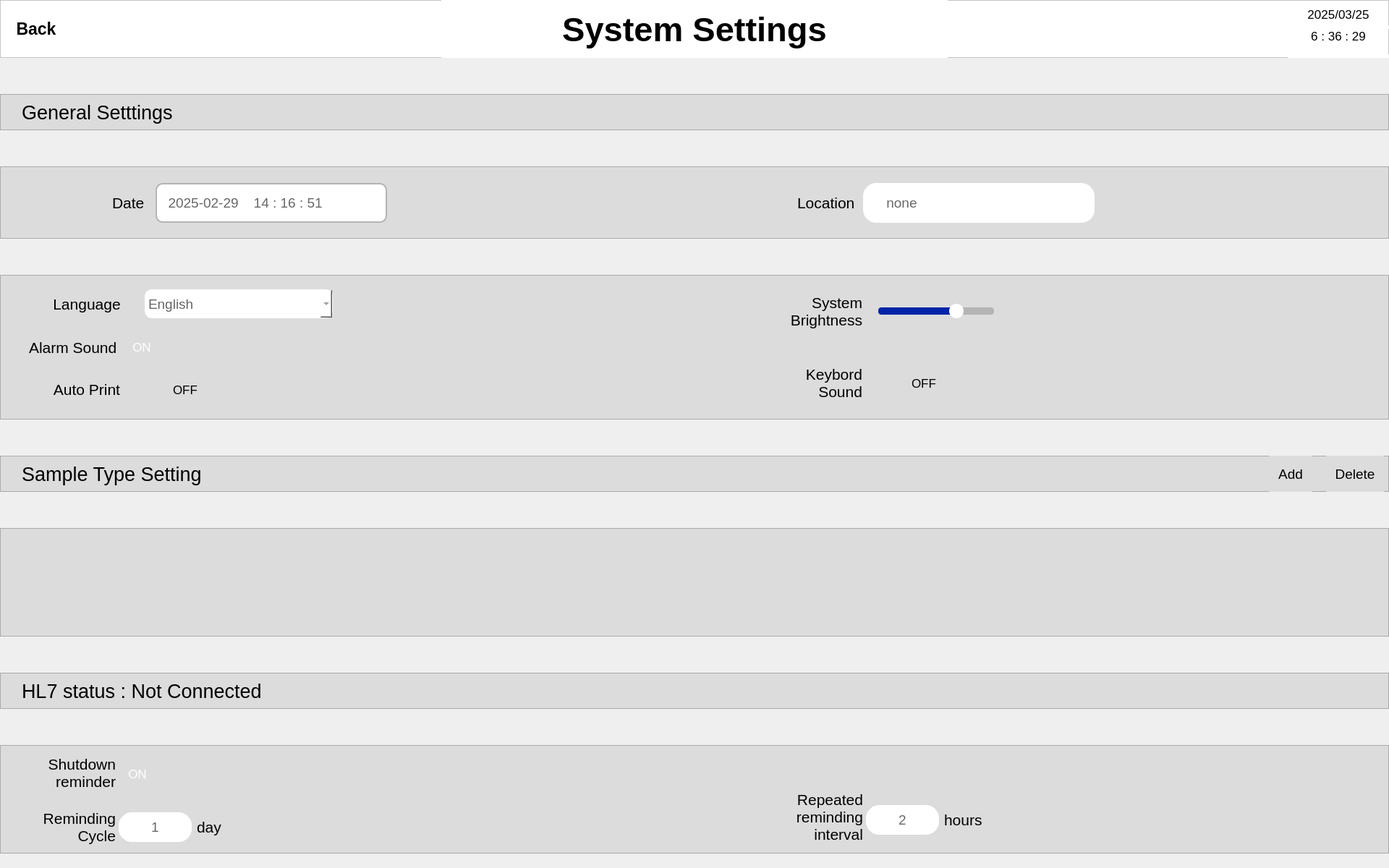
<?xml version="1.0" encoding="UTF-8"?>
<ui version="4.0">
 <class>sysSettingScreen</class>
 <widget class="QMainWindow" name="sysSettingScreen">
  <property name="geometry">
   <rect>
    <x>0</x>
    <y>0</y>
    <width>1920</width>
    <height>1200</height>
   </rect>
  </property>
  <property name="windowTitle">
   <string>MainWindow</string>
  </property>
  <property name="styleSheet">
   <string notr="true"/>
  </property>
  <widget class="QWidget" name="centralwidget">
   <widget class="QFrame" name="headerFrame">
    <property name="geometry">
     <rect>
      <x>0</x>
      <y>0</y>
      <width>1920</width>
      <height>80</height>
     </rect>
    </property>
    <property name="styleSheet">
     <string notr="true">background-color: rgb(255, 255, 255);</string>
    </property>
    <property name="frameShape">
     <enum>QFrame::StyledPanel</enum>
    </property>
    <property name="frameShadow">
     <enum>QFrame::Raised</enum>
    </property>
    <widget class="QLabel" name="dateLabel">
     <property name="geometry">
      <rect>
       <x>1780</x>
       <y>0</y>
       <width>140</width>
       <height>40</height>
      </rect>
     </property>
     <property name="font">
      <font>
       <pointsize>13</pointsize>
      </font>
     </property>
     <property name="styleSheet">
      <string notr="true">background-color: rgba(255, 255,255,0);
border-bottom: 5px solid rgb(255,255,255);</string>
     </property>
     <property name="text">
      <string>2025/03/25</string>
     </property>
     <property name="alignment">
      <set>Qt::AlignCenter</set>
     </property>
    </widget>
    <widget class="QLabel" name="timeLabel">
     <property name="geometry">
      <rect>
       <x>1780</x>
       <y>40</y>
       <width>140</width>
       <height>40</height>
      </rect>
     </property>
     <property name="font">
      <font>
       <pointsize>13</pointsize>
      </font>
     </property>
     <property name="styleSheet">
      <string notr="true">background-color: rgba(255, 255,255,0);
border-bottom: 5px solid rgb(255,255,255);</string>
     </property>
     <property name="text">
      <string>6 : 36 : 29</string>
     </property>
     <property name="alignment">
      <set>Qt::AlignHCenter|Qt::AlignTop</set>
     </property>
    </widget>
    <widget class="QPushButton" name="backPb">
     <property name="geometry">
      <rect>
       <x>0</x>
       <y>12</y>
       <width>100</width>
       <height>55</height>
      </rect>
     </property>
     <property name="font">
      <font>
       <pointsize>17</pointsize>
       <bold>true</bold>
      </font>
     </property>
     <property name="styleSheet">
      <string notr="true">background-color: rgba(255, 255,255,0);
border-bottom: 5px solid rgb(255,255,255);</string>
     </property>
     <property name="text">
      <string>Back</string>
     </property>
     <property name="flat">
      <bool>true</bool>
     </property>
    </widget>
    <widget class="QLabel" name="titleLabel">
     <property name="geometry">
      <rect>
       <x>610</x>
       <y>0</y>
       <width>700</width>
       <height>80</height>
      </rect>
     </property>
     <property name="font">
      <font>
       <pointsize>35</pointsize>
       <bold>true</bold>
      </font>
     </property>
     <property name="styleSheet">
      <string notr="true">background-color: rgba(255, 255, 255,255);</string>
     </property>
     <property name="text">
      <string>System Settings</string>
     </property>
     <property name="alignment">
      <set>Qt::AlignCenter</set>
     </property>
    </widget>
   </widget>
   <widget class="QFrame" name="genralSetFrame">
    <property name="geometry">
     <rect>
      <x>0</x>
      <y>130</y>
      <width>1920</width>
      <height>50</height>
     </rect>
    </property>
    <property name="styleSheet">
     <string notr="true">background-color: rgb(220, 220, 220);</string>
    </property>
    <property name="frameShape">
     <enum>QFrame::StyledPanel</enum>
    </property>
    <property name="frameShadow">
     <enum>QFrame::Raised</enum>
    </property>
    <widget class="QLabel" name="generalSetTxtLabel">
     <property name="geometry">
      <rect>
       <x>30</x>
       <y>0</y>
       <width>350</width>
       <height>50</height>
      </rect>
     </property>
     <property name="font">
      <font>
       <pointsize>20</pointsize>
      </font>
     </property>
     <property name="styleSheet">
      <string notr="true">background-color: rgba(255, 255, 255, 0);</string>
     </property>
     <property name="text">
      <string>General Setttings</string>
     </property>
    </widget>
   </widget>
   <widget class="QFrame" name="dateLocFrame">
    <property name="geometry">
     <rect>
      <x>0</x>
      <y>230</y>
      <width>1920</width>
      <height>100</height>
     </rect>
    </property>
    <property name="styleSheet">
     <string notr="true">background-color: rgb(220, 220, 220);</string>
    </property>
    <property name="frameShape">
     <enum>QFrame::StyledPanel</enum>
    </property>
    <property name="frameShadow">
     <enum>QFrame::Raised</enum>
    </property>
    <widget class="QLabel" name="dateTxtLabel">
     <property name="geometry">
      <rect>
       <x>155</x>
       <y>23</y>
       <width>55</width>
       <height>55</height>
      </rect>
     </property>
     <property name="font">
      <font>
       <pointsize>16</pointsize>
      </font>
     </property>
     <property name="styleSheet">
      <string notr="true">background-color: rgba(255, 255, 255,0);</string>
     </property>
     <property name="text">
      <string>Date</string>
     </property>
    </widget>
    <widget class="QLabel" name="dateTimeLabel">
     <property name="geometry">
      <rect>
       <x>215</x>
       <y>23</y>
       <width>320</width>
       <height>55</height>
      </rect>
     </property>
     <property name="font">
      <font>
       <pointsize>14</pointsize>
       <italic>false</italic>
       <bold>false</bold>
      </font>
     </property>
     <property name="styleSheet">
      <string notr="true">background-color: rgb(255, 255, 255);
font: 14pt ;
color:#676767;
border: 2px solid rgb(180,180,180);
border-radius: 10px;</string>
     </property>
     <property name="text">
      <string>  2025-02-29    14 : 16 : 51 </string>
     </property>
     <property name="alignment">
      <set>Qt::AlignLeading|Qt::AlignLeft|Qt::AlignVCenter</set>
     </property>
    </widget>
    <widget class="QLabel" name="dateTimeIconLabel">
     <property name="geometry">
      <rect>
       <x>490</x>
       <y>36</y>
       <width>30</width>
       <height>30</height>
      </rect>
     </property>
     <property name="styleSheet">
      <string notr="true">background-color: rgba(255, 255, 255,0);</string>
     </property>
     <property name="text">
      <string/>
     </property>
     <property name="pixmap">
      <pixmap resource="resources.qrc">:/images/calenderIcon_50.png</pixmap>
     </property>
     <property name="scaledContents">
      <bool>true</bool>
     </property>
     <property name="alignment">
      <set>Qt::AlignCenter</set>
     </property>
    </widget>
    <widget class="QLabel" name="clockIconLabel">
     <property name="geometry">
      <rect>
       <x>550</x>
       <y>31</y>
       <width>40</width>
       <height>40</height>
      </rect>
     </property>
     <property name="styleSheet">
      <string notr="true">background-color: rgba(255, 255, 255,0);</string>
     </property>
     <property name="text">
      <string/>
     </property>
     <property name="pixmap">
      <pixmap resource="resources.qrc">:/images/clockIcon_64.png</pixmap>
     </property>
     <property name="scaledContents">
      <bool>true</bool>
     </property>
     <property name="alignment">
      <set>Qt::AlignCenter</set>
     </property>
    </widget>
    <widget class="QLabel" name="locationTxtLabel">
     <property name="geometry">
      <rect>
       <x>1102</x>
       <y>23</y>
       <width>90</width>
       <height>55</height>
      </rect>
     </property>
     <property name="font">
      <font>
       <pointsize>16</pointsize>
      </font>
     </property>
     <property name="styleSheet">
      <string notr="true">background-color: rgba(255, 255,255,0);</string>
     </property>
     <property name="text">
      <string>Location</string>
     </property>
    </widget>
    <widget class="QLabel" name="noneTxtLabel">
     <property name="geometry">
      <rect>
       <x>1193</x>
       <y>23</y>
       <width>320</width>
       <height>55</height>
      </rect>
     </property>
     <property name="font">
      <font>
       <pointsize>14</pointsize>
       <italic>false</italic>
       <bold>false</bold>
      </font>
     </property>
     <property name="styleSheet">
      <string notr="true">background-color: rgb(255, 255, 255);
font: 14pt ;
color:#676767;
border: 1px solid rgb(255,255,255);
border-radius: 18px;</string>
     </property>
     <property name="text">
      <string>     none</string>
     </property>
    </widget>
   </widget>
   <widget class="QFrame" name="displaySetFrame">
    <property name="geometry">
     <rect>
      <x>0</x>
      <y>380</y>
      <width>1920</width>
      <height>200</height>
     </rect>
    </property>
    <property name="styleSheet">
     <string notr="true">background-color: rgb(220, 220, 220);</string>
    </property>
    <property name="frameShape">
     <enum>QFrame::StyledPanel</enum>
    </property>
    <property name="frameShadow">
     <enum>QFrame::Raised</enum>
    </property>
    <widget class="QLabel" name="langTxtLable">
     <property name="geometry">
      <rect>
       <x>40</x>
       <y>20</y>
       <width>160</width>
       <height>40</height>
      </rect>
     </property>
     <property name="font">
      <font>
       <pointsize>16</pointsize>
      </font>
     </property>
     <property name="styleSheet">
      <string notr="true">background-color: rgba(255, 255, 255,0);</string>
     </property>
     <property name="text">
      <string>Language</string>
     </property>
     <property name="alignment">
      <set>Qt::AlignCenter</set>
     </property>
    </widget>
    <widget class="QLabel" name="alarmSoundTxtLabel">
     <property name="geometry">
      <rect>
       <x>40</x>
       <y>80</y>
       <width>160</width>
       <height>40</height>
      </rect>
     </property>
     <property name="font">
      <font>
       <pointsize>16</pointsize>
      </font>
     </property>
     <property name="styleSheet">
      <string notr="true">background-color: rgba(255, 255, 255,0);</string>
     </property>
     <property name="text">
      <string>Alarm Sound</string>
     </property>
    </widget>
    <widget class="QLabel" name="autoPrintTxtLabel">
     <property name="geometry">
      <rect>
       <x>40</x>
       <y>138</y>
       <width>160</width>
       <height>40</height>
      </rect>
     </property>
     <property name="font">
      <font>
       <pointsize>16</pointsize>
      </font>
     </property>
     <property name="styleSheet">
      <string notr="true">background-color: rgba(255, 255, 255,0);</string>
     </property>
     <property name="text">
      <string>Auto Print</string>
     </property>
     <property name="alignment">
      <set>Qt::AlignCenter</set>
     </property>
    </widget>
    <widget class="QComboBox" name="comboBox">
     <property name="geometry">
      <rect>
       <x>200</x>
       <y>20</y>
       <width>260</width>
       <height>40</height>
      </rect>
     </property>
     <property name="font">
      <font>
       <pointsize>14</pointsize>
       <italic>false</italic>
       <bold>false</bold>
      </font>
     </property>
     <property name="styleSheet">
      <string notr="true">background-color: rgb(255, 255, 255);
font: 14pt ;
color:#676767;
border: 1px solid rgb(255,255,255);
border-radius: 10px</string>
     </property>
     <item>
      <property name="text">
       <string>English</string>
      </property>
     </item>
     <item>
      <property name="text">
       <string>Chinese</string>
      </property>
     </item>
     <item>
      <property name="text">
       <string>Japanese</string>
      </property>
     </item>
    </widget>
    <widget class="QLabel" name="alarmSoundIconLabel">
     <property name="geometry">
      <rect>
       <x>170</x>
       <y>73</y>
       <width>100</width>
       <height>55</height>
      </rect>
     </property>
     <property name="styleSheet">
      <string notr="true">background-color: rgba(255, 255, 255,0);</string>
     </property>
     <property name="text">
      <string/>
     </property>
     <property name="pixmap">
      <pixmap resource="resources.qrc">:/images/toggleOnIcon_96.png</pixmap>
     </property>
     <property name="scaledContents">
      <bool>true</bool>
     </property>
     <property name="alignment">
      <set>Qt::AlignCenter</set>
     </property>
    </widget>
    <widget class="QLabel" name="autoPrintLabel">
     <property name="geometry">
      <rect>
       <x>180</x>
       <y>132</y>
       <width>100</width>
       <height>55</height>
      </rect>
     </property>
     <property name="styleSheet">
      <string notr="true">background-color: rgba(255, 255, 255,0);</string>
     </property>
     <property name="text">
      <string/>
     </property>
     <property name="pixmap">
      <pixmap resource="resources.qrc">:/images/toggleOffIcon_96.png</pixmap>
     </property>
     <property name="scaledContents">
      <bool>true</bool>
     </property>
     <property name="alignment">
      <set>Qt::AlignCenter</set>
     </property>
    </widget>
    <widget class="QLabel" name="alarmSoundOnTxtLabel">
     <property name="geometry">
      <rect>
       <x>176</x>
       <y>80</y>
       <width>40</width>
       <height>40</height>
      </rect>
     </property>
     <property name="font">
      <font>
       <pointsize>13</pointsize>
      </font>
     </property>
     <property name="styleSheet">
      <string notr="true">color: rgb(255, 255, 255);
background-color: rgba(255, 255, 255, 0);</string>
     </property>
     <property name="text">
      <string>ON</string>
     </property>
     <property name="alignment">
      <set>Qt::AlignCenter</set>
     </property>
    </widget>
    <widget class="QLabel" name="autoPrintOffTxtLabel">
     <property name="geometry">
      <rect>
       <x>236</x>
       <y>139</y>
       <width>40</width>
       <height>40</height>
      </rect>
     </property>
     <property name="font">
      <font>
       <pointsize>13</pointsize>
      </font>
     </property>
     <property name="styleSheet">
      <string notr="true">background-color: rgba(255, 255, 255, 0);</string>
     </property>
     <property name="text">
      <string>OFF</string>
     </property>
     <property name="alignment">
      <set>Qt::AlignCenter</set>
     </property>
    </widget>
    <widget class="QLabel" name="sysBrightTxtLabel">
     <property name="geometry">
      <rect>
       <x>1072</x>
       <y>20</y>
       <width>120</width>
       <height>60</height>
      </rect>
     </property>
     <property name="font">
      <font>
       <pointsize>16</pointsize>
      </font>
     </property>
     <property name="styleSheet">
      <string notr="true">background-color: rgba(255, 255,255,0);</string>
     </property>
     <property name="text">
      <string>System
 Brightness</string>
     </property>
     <property name="alignment">
      <set>Qt::AlignRight|Qt::AlignTrailing|Qt::AlignVCenter</set>
     </property>
    </widget>
    <widget class="QLabel" name="keybordTxtLabel">
     <property name="geometry">
      <rect>
       <x>1072</x>
       <y>119</y>
       <width>120</width>
       <height>60</height>
      </rect>
     </property>
     <property name="font">
      <font>
       <pointsize>16</pointsize>
      </font>
     </property>
     <property name="styleSheet">
      <string notr="true">background-color: rgba(255, 255,255,0);</string>
     </property>
     <property name="text">
      <string>Keybord
Sound</string>
     </property>
     <property name="alignment">
      <set>Qt::AlignRight|Qt::AlignTrailing|Qt::AlignVCenter</set>
     </property>
    </widget>
    <widget class="QLabel" name="keySoundOffTxtLabel">
     <property name="geometry">
      <rect>
       <x>1257</x>
       <y>130</y>
       <width>40</width>
       <height>40</height>
      </rect>
     </property>
     <property name="font">
      <font>
       <pointsize>13</pointsize>
      </font>
     </property>
     <property name="styleSheet">
      <string notr="true">background-color: rgba(255, 255, 255, 0);</string>
     </property>
     <property name="text">
      <string>OFF</string>
     </property>
     <property name="alignment">
      <set>Qt::AlignCenter</set>
     </property>
    </widget>
    <widget class="QLabel" name="keySoundIconLabel">
     <property name="geometry">
      <rect>
       <x>1201</x>
       <y>123</y>
       <width>100</width>
       <height>55</height>
      </rect>
     </property>
     <property name="styleSheet">
      <string notr="true">background-color: rgba(255, 255, 255,0);</string>
     </property>
     <property name="text">
      <string/>
     </property>
     <property name="pixmap">
      <pixmap resource="resources.qrc">:/images/toggleOffIcon_96.png</pixmap>
     </property>
     <property name="scaledContents">
      <bool>true</bool>
     </property>
     <property name="alignment">
      <set>Qt::AlignCenter</set>
     </property>
    </widget>
    <widget class="QSlider" name="screenBrightnessHslider">
     <property name="geometry">
      <rect>
       <x>1214</x>
       <y>30</y>
       <width>160</width>
       <height>40</height>
      </rect>
     </property>
     <property name="styleSheet">
      <string notr="true">QSlider::groove:horizontal { 
    background-color: rgb(180, 180, 180);
	border: 0px solid  rgb(3,36,168);
	height: 10px; 
	border-radius: 4px;
}

QSlider::handle:horizontal { 
	background-color: white; 
	border: 2px solid white; 
	width: 16px; 
	height: 20px; 
	line-height: 20px; 
	margin-top: -5px; 
	margin-bottom: -5px; 
	border-radius: 10px; 
}

QSlider::handle:horizontal:hover { 
	border-radius: 10px;
}

QSlider::sub-page:horizontal {
background: rgb(3,36,168);
height: 10px;
border-radius: 4px;
}

</string>
     </property>
     <property name="sliderPosition">
      <number>69</number>
     </property>
     <property name="orientation">
      <enum>Qt::Horizontal</enum>
     </property>
    </widget>
    <zorder>langTxtLable</zorder>
    <zorder>alarmSoundTxtLabel</zorder>
    <zorder>autoPrintTxtLabel</zorder>
    <zorder>comboBox</zorder>
    <zorder>alarmSoundIconLabel</zorder>
    <zorder>autoPrintLabel</zorder>
    <zorder>autoPrintOffTxtLabel</zorder>
    <zorder>sysBrightTxtLabel</zorder>
    <zorder>keybordTxtLabel</zorder>
    <zorder>keySoundIconLabel</zorder>
    <zorder>screenBrightnessHslider</zorder>
    <zorder>keySoundOffTxtLabel</zorder>
    <zorder>alarmSoundOnTxtLabel</zorder>
   </widget>
   <widget class="QFrame" name="sampleTypeSetFrame">
    <property name="geometry">
     <rect>
      <x>0</x>
      <y>630</y>
      <width>1920</width>
      <height>50</height>
     </rect>
    </property>
    <property name="styleSheet">
     <string notr="true">background-color: rgb(220, 220, 220);</string>
    </property>
    <property name="frameShape">
     <enum>QFrame::StyledPanel</enum>
    </property>
    <property name="frameShadow">
     <enum>QFrame::Raised</enum>
    </property>
    <widget class="QLabel" name="sampleTypeSetTxtLabel">
     <property name="geometry">
      <rect>
       <x>30</x>
       <y>0</y>
       <width>350</width>
       <height>50</height>
      </rect>
     </property>
     <property name="font">
      <font>
       <pointsize>20</pointsize>
      </font>
     </property>
     <property name="styleSheet">
      <string notr="true">background-color: rgba(255, 255, 255, 0);</string>
     </property>
     <property name="text">
      <string>Sample Type Setting</string>
     </property>
    </widget>
    <widget class="QPushButton" name="addPb">
     <property name="geometry">
      <rect>
       <x>1754</x>
       <y>0</y>
       <width>60</width>
       <height>50</height>
      </rect>
     </property>
     <property name="font">
      <font>
       <pointsize>14</pointsize>
      </font>
     </property>
     <property name="styleSheet">
      <string notr="true">background-color: rgb(220,220,220);
border: 1px solid rgb(220,220,220);
border-radius: 0px;
</string>
     </property>
     <property name="text">
      <string>Add</string>
     </property>
    </widget>
    <widget class="QPushButton" name="deletePb">
     <property name="geometry">
      <rect>
       <x>1833</x>
       <y>0</y>
       <width>80</width>
       <height>50</height>
      </rect>
     </property>
     <property name="font">
      <font>
       <pointsize>14</pointsize>
      </font>
     </property>
     <property name="styleSheet">
      <string notr="true">background-color: rgb(220,220,220);
border: 1px solid rgb(220,220,220);
border-radius: 0px;</string>
     </property>
     <property name="text">
      <string>Delete</string>
     </property>
    </widget>
   </widget>
   <widget class="QFrame" name="emptyFrame">
    <property name="geometry">
     <rect>
      <x>0</x>
      <y>730</y>
      <width>1920</width>
      <height>150</height>
     </rect>
    </property>
    <property name="styleSheet">
     <string notr="true">background-color: rgb(220, 220, 220);</string>
    </property>
    <property name="frameShape">
     <enum>QFrame::StyledPanel</enum>
    </property>
    <property name="frameShadow">
     <enum>QFrame::Raised</enum>
    </property>
   </widget>
   <widget class="QFrame" name="hl7StatusFrame">
    <property name="geometry">
     <rect>
      <x>0</x>
      <y>930</y>
      <width>1920</width>
      <height>50</height>
     </rect>
    </property>
    <property name="styleSheet">
     <string notr="true">background-color: rgb(220, 220, 220);</string>
    </property>
    <property name="frameShape">
     <enum>QFrame::StyledPanel</enum>
    </property>
    <property name="frameShadow">
     <enum>QFrame::Raised</enum>
    </property>
    <widget class="QLabel" name="hl7StatusTxtLabel">
     <property name="geometry">
      <rect>
       <x>30</x>
       <y>0</y>
       <width>350</width>
       <height>50</height>
      </rect>
     </property>
     <property name="font">
      <font>
       <pointsize>20</pointsize>
      </font>
     </property>
     <property name="styleSheet">
      <string notr="true">background-color: rgba(255, 255, 255, 0);</string>
     </property>
     <property name="text">
      <string>HL7 status : Not Connected</string>
     </property>
    </widget>
   </widget>
   <widget class="QFrame" name="reminderSetFrame">
    <property name="geometry">
     <rect>
      <x>0</x>
      <y>1030</y>
      <width>1920</width>
      <height>150</height>
     </rect>
    </property>
    <property name="styleSheet">
     <string notr="true">background-color: rgb(220, 220, 220);</string>
    </property>
    <property name="frameShape">
     <enum>QFrame::StyledPanel</enum>
    </property>
    <property name="frameShadow">
     <enum>QFrame::Raised</enum>
    </property>
    <widget class="QLabel" name="shutDounReminderTxtLabel">
     <property name="geometry">
      <rect>
       <x>40</x>
       <y>8</y>
       <width>120</width>
       <height>60</height>
      </rect>
     </property>
     <property name="font">
      <font>
       <pointsize>16</pointsize>
      </font>
     </property>
     <property name="styleSheet">
      <string notr="true">background-color: rgba(255, 255,255,0);</string>
     </property>
     <property name="text">
      <string>Shutdown 
 reminder</string>
     </property>
     <property name="alignment">
      <set>Qt::AlignRight|Qt::AlignTrailing|Qt::AlignVCenter</set>
     </property>
    </widget>
    <widget class="QLabel" name="sysBrightTxtLabel_4">
     <property name="geometry">
      <rect>
       <x>40</x>
       <y>83</y>
       <width>120</width>
       <height>60</height>
      </rect>
     </property>
     <property name="font">
      <font>
       <pointsize>16</pointsize>
      </font>
     </property>
     <property name="styleSheet">
      <string notr="true">background-color: rgba(255, 255,255,0);</string>
     </property>
     <property name="text">
      <string>Reminding
Cycle</string>
     </property>
     <property name="alignment">
      <set>Qt::AlignRight|Qt::AlignTrailing|Qt::AlignVCenter</set>
     </property>
    </widget>
    <widget class="QLabel" name="noneTxtLabel_2">
     <property name="geometry">
      <rect>
       <x>164</x>
       <y>93</y>
       <width>101</width>
       <height>41</height>
      </rect>
     </property>
     <property name="font">
      <font>
       <pointsize>14</pointsize>
       <italic>false</italic>
       <bold>false</bold>
      </font>
     </property>
     <property name="styleSheet">
      <string notr="true">background-color: rgb(255, 255, 255);
font: 14pt ;
color:#676767;
border: 1px solid rgb(255,255,255);
border-radius: 18px;</string>
     </property>
     <property name="text">
      <string>1</string>
     </property>
     <property name="alignment">
      <set>Qt::AlignCenter</set>
     </property>
    </widget>
    <widget class="QLabel" name="sysBrightTxtLabel_5">
     <property name="geometry">
      <rect>
       <x>272</x>
       <y>83</y>
       <width>50</width>
       <height>60</height>
      </rect>
     </property>
     <property name="font">
      <font>
       <pointsize>16</pointsize>
      </font>
     </property>
     <property name="styleSheet">
      <string notr="true">background-color: rgba(255, 255,255,0);</string>
     </property>
     <property name="text">
      <string>day</string>
     </property>
     <property name="alignment">
      <set>Qt::AlignLeading|Qt::AlignLeft|Qt::AlignVCenter</set>
     </property>
    </widget>
    <widget class="QLabel" name="alarmSoundOnTxtLabel_2">
     <property name="geometry">
      <rect>
       <x>170</x>
       <y>20</y>
       <width>40</width>
       <height>40</height>
      </rect>
     </property>
     <property name="font">
      <font>
       <pointsize>13</pointsize>
      </font>
     </property>
     <property name="styleSheet">
      <string notr="true">color: rgb(255, 255, 255);
background-color: rgba(255, 255, 255, 0);</string>
     </property>
     <property name="text">
      <string>ON</string>
     </property>
     <property name="alignment">
      <set>Qt::AlignCenter</set>
     </property>
    </widget>
    <widget class="QLabel" name="alarmSoundIconLabel_2">
     <property name="geometry">
      <rect>
       <x>164</x>
       <y>13</y>
       <width>100</width>
       <height>55</height>
      </rect>
     </property>
     <property name="styleSheet">
      <string notr="true">background-color: rgba(255, 255, 255,0);</string>
     </property>
     <property name="text">
      <string/>
     </property>
     <property name="pixmap">
      <pixmap resource="resources.qrc">:/images/toggleOnIcon_96.png</pixmap>
     </property>
     <property name="scaledContents">
      <bool>true</bool>
     </property>
     <property name="alignment">
      <set>Qt::AlignCenter</set>
     </property>
    </widget>
    <widget class="QLabel" name="hrsNoTxtLabel">
     <property name="geometry">
      <rect>
       <x>1197</x>
       <y>83</y>
       <width>101</width>
       <height>41</height>
      </rect>
     </property>
     <property name="font">
      <font>
       <pointsize>14</pointsize>
       <italic>false</italic>
       <bold>false</bold>
      </font>
     </property>
     <property name="styleSheet">
      <string notr="true">background-color: rgb(255, 255, 255);
font: 14pt ;
color:#676767;
border: 1px solid rgb(255,255,255);
border-radius: 18px;</string>
     </property>
     <property name="text">
      <string>2</string>
     </property>
     <property name="alignment">
      <set>Qt::AlignCenter</set>
     </property>
    </widget>
    <widget class="QLabel" name="hrsTxtLabel">
     <property name="geometry">
      <rect>
       <x>1305</x>
       <y>73</y>
       <width>60</width>
       <height>60</height>
      </rect>
     </property>
     <property name="font">
      <font>
       <pointsize>16</pointsize>
      </font>
     </property>
     <property name="styleSheet">
      <string notr="true">background-color: rgba(255, 255,255,0);</string>
     </property>
     <property name="text">
      <string>hours</string>
     </property>
     <property name="alignment">
      <set>Qt::AlignLeading|Qt::AlignLeft|Qt::AlignVCenter</set>
     </property>
    </widget>
    <widget class="QLabel" name="sysBrightTxtLabel_7">
     <property name="geometry">
      <rect>
       <x>1073</x>
       <y>44</y>
       <width>120</width>
       <height>111</height>
      </rect>
     </property>
     <property name="font">
      <font>
       <pointsize>16</pointsize>
      </font>
     </property>
     <property name="styleSheet">
      <string notr="true">background-color: rgba(255, 255,255,0);
</string>
     </property>
     <property name="text">
      <string>Repeated
reminding
interval</string>
     </property>
     <property name="alignment">
      <set>Qt::AlignRight|Qt::AlignTrailing|Qt::AlignVCenter</set>
     </property>
    </widget>
    <zorder>shutDounReminderTxtLabel</zorder>
    <zorder>sysBrightTxtLabel_4</zorder>
    <zorder>noneTxtLabel_2</zorder>
    <zorder>sysBrightTxtLabel_5</zorder>
    <zorder>alarmSoundIconLabel_2</zorder>
    <zorder>alarmSoundOnTxtLabel_2</zorder>
    <zorder>hrsNoTxtLabel</zorder>
    <zorder>hrsTxtLabel</zorder>
    <zorder>sysBrightTxtLabel_7</zorder>
   </widget>
  </widget>
 </widget>
 <resources>
  <include location="resources.qrc"/>
 </resources>
 <connections/>
</ui>
